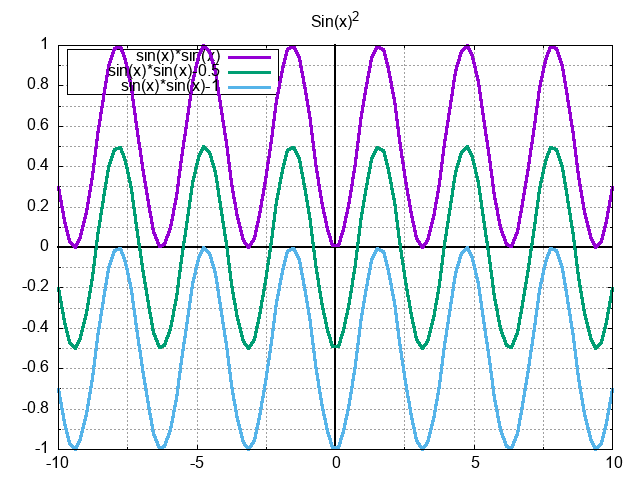

Write gnuplot code to recreate this figure.
#!/usr/bin/gnuplot --persist


set terminal png
set output "sinkvadrats.png"

set title "Sin(x)^2" font ",12"
set key left box
set grid

set xrange [-10:10]

set xzeroaxis lt 1 lc rgb 'black' lw 2
set yzeroaxis lt 1 lc rgb 'black' lw 2
set tics scale 1
set grid ytics mytics
set grid xtics mxtics
set mytics 2
set mxtics 2

plot sin(x)*sin(x) lw 3, sin(x)*sin(x)-0.5 lw 3, sin(x)*sin(x)-1 lw 3